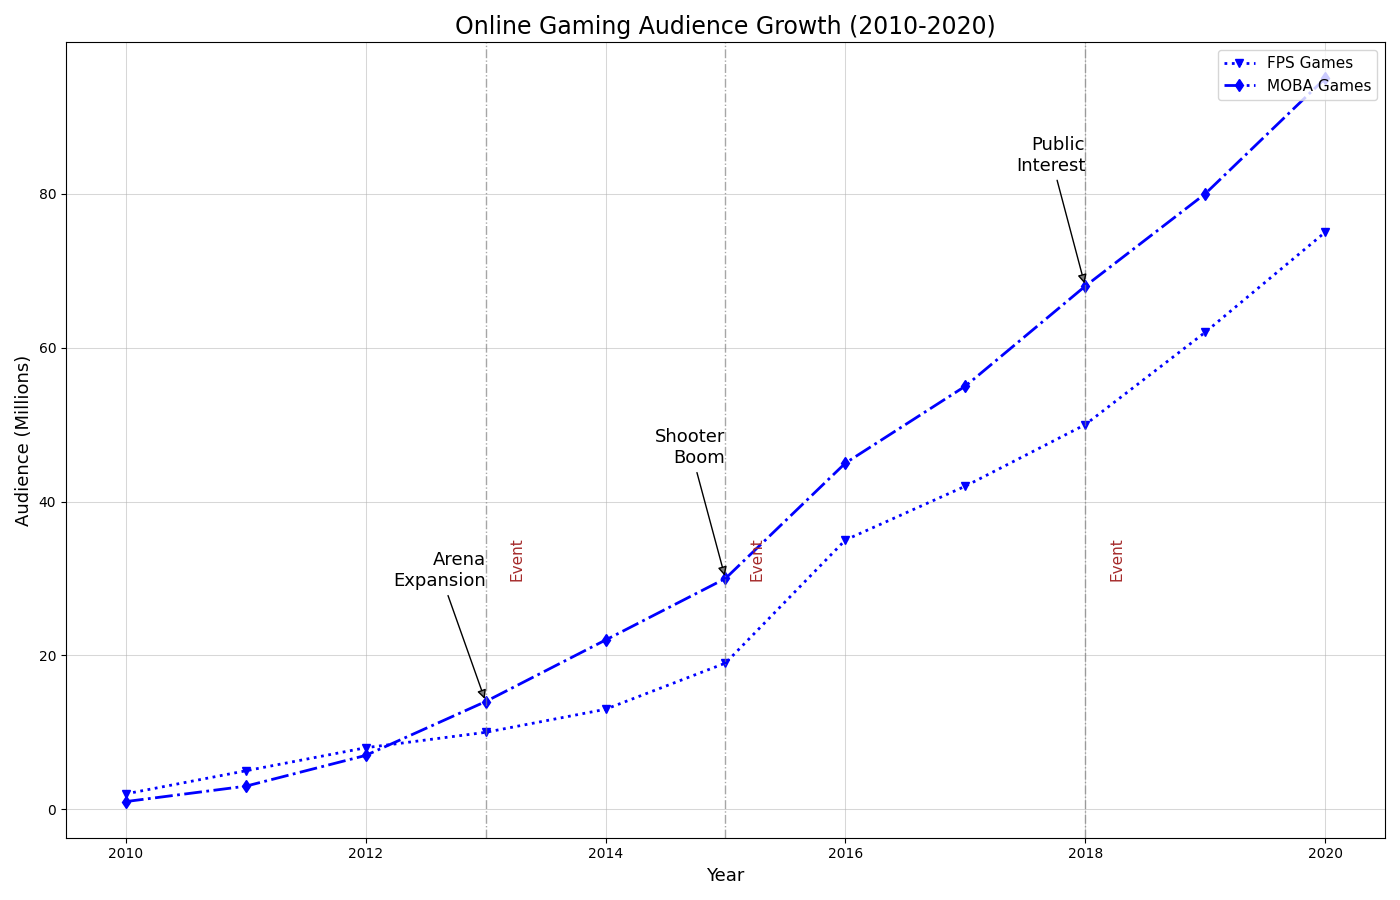

Write the Python code that produced this figure.
import matplotlib.pyplot as plt
import numpy as np

years = np.arange(2010, 2021)

fps_viewership = [2, 5, 8, 10, 13, 19, 35, 42, 50, 62, 75]
moba_viewership = [1, 3, 7, 14, 22, 30, 45, 55, 68, 80, 95]

fig, ax1 = plt.subplots(figsize=(14, 9))

ax1.plot(years, fps_viewership, color='blue', linestyle=':', linewidth=2, marker='v', label='FPS Games')
ax1.plot(years, moba_viewership, color='blue', linestyle='-.', linewidth=2, marker='d', label='MOBA Games')

ax1.grid(True, linestyle='-', linewidth=0.75, alpha=0.5)

ax1.set_title('Online Gaming Audience Growth (2010-2020)', fontsize=17, weight='normal')
ax1.set_xlabel('Year', fontsize=13)
ax1.set_ylabel('Audience (Millions)', fontsize=13)

highlight_years = [2013, 2015, 2018]
for year in highlight_years:
    ax1.axvline(x=year, color='gray', linestyle='-.', linewidth=1, alpha=0.7)
    ax1.text(year + 0.2, 30, 'Event', color='brown', fontsize=11, rotation=90)

key_events = {
    '2013': 'Arena\nExpansion',
    '2015': 'Shooter\nBoom',
    '2018': 'Public\nInterest'
}

for year, event in key_events.items():
    ax1.annotate(event, xy=(int(year), moba_viewership[years.tolist().index(int(year))]),
                 xytext=(int(year), moba_viewership[years.tolist().index(int(year))] + 15),
                 arrowprops=dict(facecolor='gray', arrowstyle='-|>'),
                 fontsize=13, ha='right')

ax1.legend(loc='upper right', fontsize=11)

plt.tight_layout()

plt.show()
